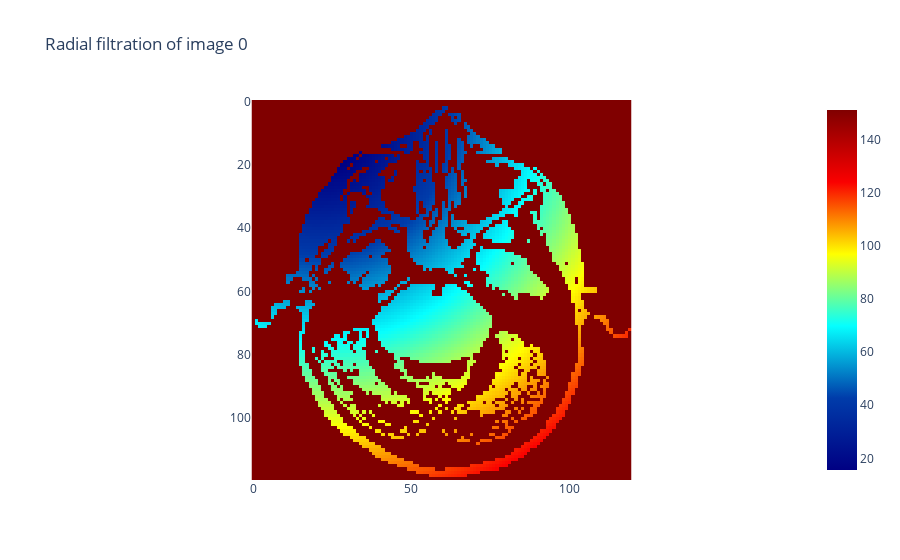

Notebook source saved alongside this figure:
### Code cell
# data/interim/Testing/meningioma/Te-me_0019.jpg

# Open the image using PIL
image = Image.open(os.path.join(PATH,'data/interim/resized/Testing/meningioma/Te-me_0019.jpg'))

image_np = np.array(image)
image_formatted = image_np[None, :,:]

binarizer = Binarizer(threshold=0.35)
image_binarized = binarizer.fit_transform(image_formatted)

binarizer.plot(image_binarized)

radial_filtration = RadialFiltration(center=np.array([20, 6]))
image_filtration = radial_filtration.fit_transform(image_binarized)

radial_filtration.plot(image_filtration, colorscale="jet")

### Figure 1 — Plotly figure (JSON) as saved in the notebook; plotly's stock layout.template omitted (floating-point values rounded to 4 significant figures; data arrays with more than 128 entries replaced by an {"elided": "..."} marker saying what was removed)
{"data": [{"colorscale": [[0, "rgb(0,0,131)"], [0.2, "rgb(0,60,170)"], [0.4, "rgb(5,255,255)"], [0.6, "rgb(255,255,0)"], [0.8, "rgb(250,0,0)"], [1, "rgb(128,0,0)"]], "type": "heatmap", "z": {"elided": "120x120 float values"}}], "layout": {"plot_bgcolor": "white", "title": {"text": "Radial filtration of image 0"}, "xaxis": {"constrain": "domain", "scaleanchor": "y"}, "yaxis": {"autorange": "reversed", "constrain": "domain"}}}
